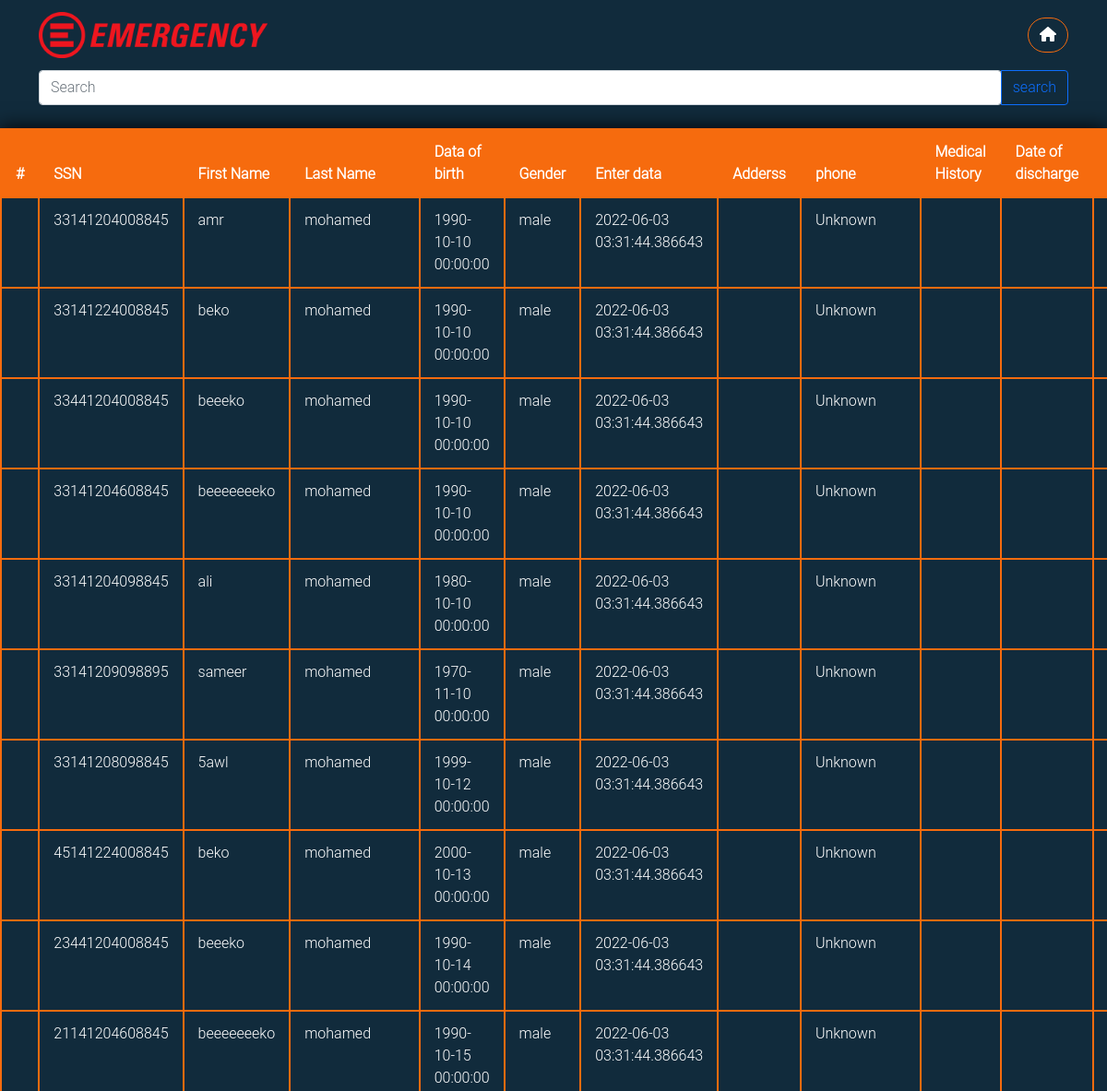
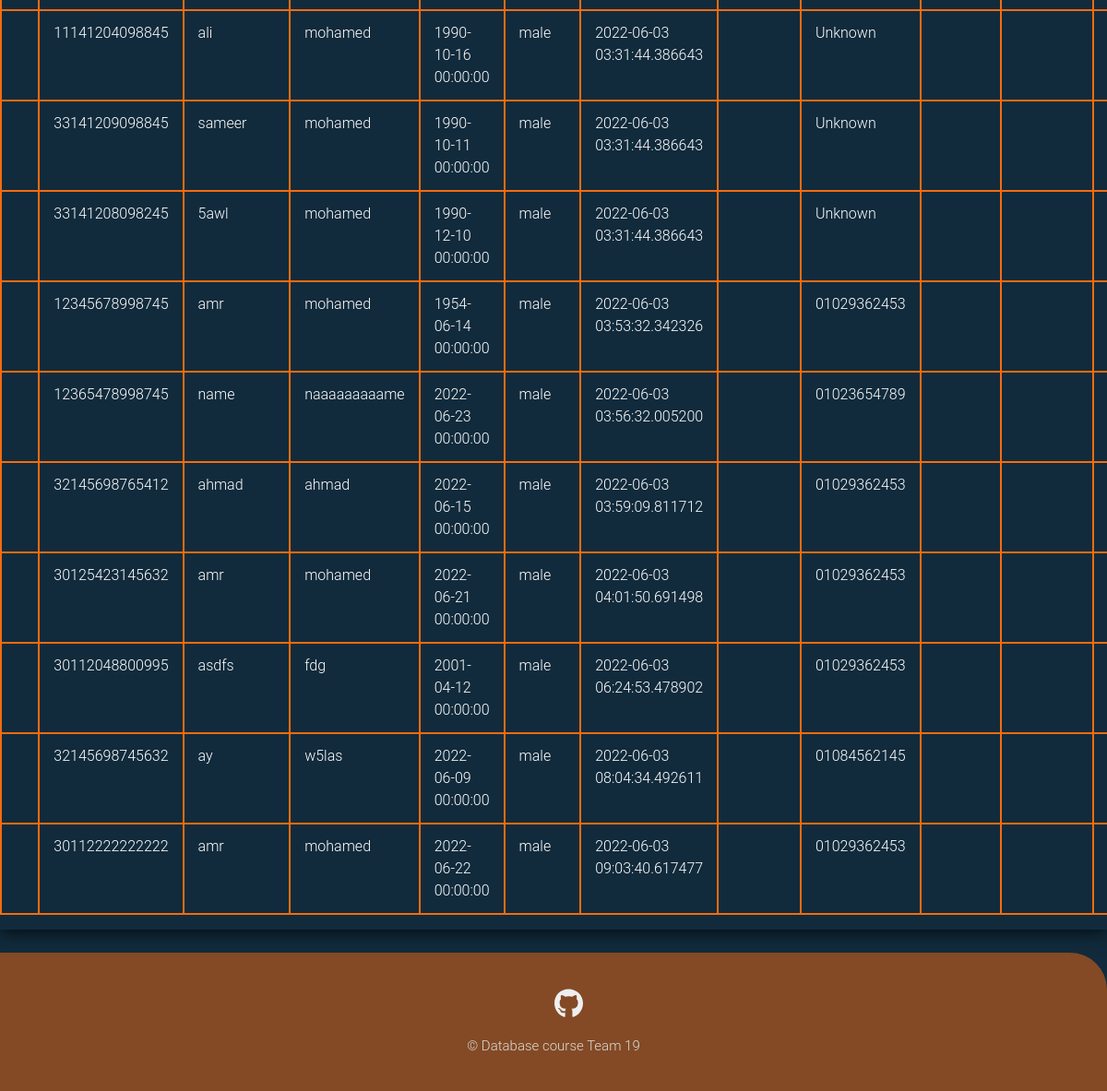
The app's page /patients_table (signed in) with its own data (2 pictures, top to bottom).
### emergencydebartment/models.py (models this page shows, shortened)
class User(db.Model, UserMixin):
    __tablename__ = 'user_table'
    id = db.Column(db.Integer, primary_key=True)
    ssn = db.Column(db.Integer, unique=True,nullable=False)
    Fname = db.Column(db.String(20),nullable=False)
    Sname = db.Column(db.String(20))
    Lname = db.Column(db.String(20),nullable=False)
    gender = db.Column(db.String(6),nullable=False)
    phone = db.Column(db.String(11), default='Unknown')
    address = db.Column(db.String(70), default='Unknown')
    birth_date = db.Column(db.DateTime,nullable=False)
    user_role = db.Column(db.String(15), nullable=False, default='Patient')
    password = db.Column(db.String(61),nullable=False)

class Patient(User):
    id = db.Column(db.Integer, db.ForeignKey('user_table.id'),primary_key=True)
    date =  db.Column(db.DateTime, default = datetime.utcnow) #date of registeration
    report = db.relationship('Report',  backref='patient', lazy=True, foreign_keys = 'Report.patient_id')
    email = db.Column(db.String(20),unique=True)

class User(db.Model, UserMixin):
    __tablename__ = 'user_table'
    id = db.Column(db.Integer, primary_key=True)
    ssn = db.Column(db.Integer, unique=True,nullable=False)
    Fname = db.Column(db.String(20),nullable=False)
    Sname = db.Column(db.String(20))
    Lname = db.Column(db.String(20),nullable=False)
    gender = db.Column(db.String(6),nullable=False)
    phone = db.Column(db.String(11), default='Unknown')
    address = db.Column(db.String(70), default='Unknown')
    birth_date = db.Column(db.DateTime,nullable=False)
    user_role = db.Column(db.String(15), nullable=False, default='Patient')
    password = db.Column(db.String(61),nullable=False)

### emergencydebartment/routes.py (the view)
@app.route("/patients_table")
@login_required(role = 'Admin')
def ptable():
    table = Patient.query.all()
    if request.method == 'POST':
        print('pri')
    return render_template('patients_table.html', table = table)

### emergencydebartment/models.py (called while the page is built)
@login_manager.user_loader
def load_user(user_id):
    return User.query.get(int(user_id))

### emergencydebartment/routes.py (called while the page is built)
def login_required(role="ANY"):
    def wrapper(fn):
        @wraps(fn)
        def decorated_view(*args, **kwargs):
            if not current_user.is_authenticated:
              return login_manager.unauthorized()
            if current_user.user_role != 'Admin':
                if ((current_user.user_role != role) and (role != "ANY")):
                    return login_manager.unauthorized()
            return fn(*args, **kwargs)
        return decorated_view
    return wrapper

### emergencydebartment/templates/patients_table.html (shortened to what this page needs)
<!DOCTYPE html>
<html lang="en">
<head>
    <link rel="stylesheet" href="../static/styles/all.min.css">
    <link rel="stylesheet" href="../static/styles/bootstrap.min.css">
    <link rel="stylesheet" href="../static/styles/login.css">
    <link rel="stylesheet" href="../static/styles/table.css">
</head>
    <body>
        <nav class="navbar navbar-expand-lg sticky-top">
            <div class="container">
                <a class="navbar-brand" href="{{ url_for('home') }}">
                    <img src="../static/images/Emergency_(NGO)_logo.svg.png" alt="Emergency" height="50 px">
                </a>
                    <a href="{{ url_for('home') }}" class="log-out btn btn-primary rounded-pill main-btn ms-1"><i class="fa-solid fa-house"></i></a>
                </div>
        </nav>
        <div >
            <form method="POST" class="container search-field">
                <div class="input-group">
                    <input type="search" class="form-control rounded" placeholder="Search" aria-label="Search" aria-describedby="search-addon" />
                    <button type="button" class="btn btn-outline-primary">search</button>
                  </div>
            </form>
        </div>
        <div class="content">
                <div class="content-table ">
                    <div class="scrollme">
                        <table class="table table-bordered table-responsive">
                            <thead>
                                <tr >
                                    <th scope="col" >#</th>
                                    <th scope="col">SSN</th>
                                    <th scope="col">First Name</th>
                                    <th scope="col" >Last Name</th>
                                    <th scope="col" >Data of birth</th>
                                    <th scope="col" >Gender</th>
                                    <th scope="col" >Enter data</th>
                                    <th scope="col" >Adderss</th>
                                    <th scope="col" >phone</th>
                                    <th scope="col" >Medical History</th>
                                    <th scope="col" >Date of discharge</th>
                                    <th scope="col" >Refer departemnt</th>
                                </tr>
                            </thead>
                            <tbody>
                            {% for patient in table %}
                                <tr>
                                    <th scope="row"></th>
                                    <td>{{patient.ssn}}</td>
                                    <td>{{patient.Fname}}</td>
                                    <td>{{patient.Lname}}</td>
                                    <td>{{patient.birth_date}}</td>
                                    <td>{{patient.gender}}</td>
                                    <td>{{patient.date}}</td>
                                    <td>{{patient.adderss}}</td>
                                    <td>{{patient.phone}}</td>
                                    <td>{{patient.report.statement}}</td>
                                    <td>{{patient.report.date}}</td>
                                    <td>
                                    </td>
                                </tr>
                                {% endfor %}
                            </tbody>
                        </table>
                    </div>
                </div>
                    </div>
        <section class="foot">
            <footer>
                <ul class="social_icon">
                    <li><a href="#"><i class="fa-brands fa-github"></i></a></li>
                </ul>
                <p style="font-size: 15px; color: var(--gray-color)">&copy; Database course Team 19</p>
            </footer>
        </section>
    </body>
</html>

### emergencydebartment/static/styles/login.css (style rules this page uses)
:root { --blue-color: #112B3C; --orange-color:#F66B0E; --blue-off-color:#205375; --white-off-color:#EFEFEF; --gray-color:#DDDDDD; }
html, body { height: 100%; font-family: 'Roboto Light',sans-serif; background-color: var(--blue-color); }
.navbar { background-color: var(--blue-color); }
.navbar .log-out { background: none; border: solid 1px var(--orange-color); transition: 0.5s; margin-left: 10px; }
footer { position: relative; width: 100%; background-color:rgba(246, 107, 14,50%) ; height: 150px; padding: 30px 50px; display: flex; justify-content: center; align-items: center; flex-direction: column; border-top-right-radius: 40px; }
footer .social_icon, footer .mn { position:relative; display:flex; justify-content:center; align-items:center; margin:10px 0; flex-wrap: wrap; }
footer .social_icon li, footer .mn li { list-style: none; }
footer .social_icon li a { font-size: 2em; color: var(--white-off-color); margin: 0 10px; display: inline-block; transition: 0.5s; }

### emergencydebartment/static/styles/table.css (style rules this page uses)
.content { min-height: 70vh; display: flex; align-items: center; justify-content: center; }
.content-table { border-collapse: collapse; margin: 25px 0; min-width: 400px; max-width: 1400px; min-height: 200px; box-shadow: 0 0 20px rgb(0, 0, 0.15); overflow-x: auto; }
.content-table thead tr { background-color: #f66b0e; color: white; text-align: left; font-weight: bold; border: 2px solid #f66b0e; }
.content-table th, .content-table td { padding: 12px 15px; color: white; border: 2px solid #f66b0e; }

### records on screen
Patient: ssn "33141204008845", Fname "amr", Lname "mohamed", birth_date "1990-10-10 00:00:00", gender "male", date "2022-06-03 03:31:44.386643", phone "Unknown"
Patient: ssn "33141224008845", Fname "beko", Lname "mohamed", birth_date "1990-10-10 00:00:00", gender "male", date "2022-06-03 03:31:44.386643", phone "Unknown"
Patient: ssn "33441204008845", Fname "beeeko", Lname "mohamed", birth_date "1990-10-10 00:00:00", gender "male", date "2022-06-03 03:31:44.386643", phone "Unknown"
Patient: ssn "33141204608845", Fname "beeeeeeeko", Lname "mohamed", birth_date "1990-10-10 00:00:00", gender "male", date "2022-06-03 03:31:44.386643", phone "Unknown"
Patient: ssn "33141204098845", Fname "ali", Lname "mohamed", birth_date "1980-10-10 00:00:00", gender "male", date "2022-06-03 03:31:44.386643", phone "Unknown"
Patient: ssn "33141209098895", Fname "sameer", Lname "mohamed", birth_date "1970-11-10 00:00:00", gender "male", date "2022-06-03 03:31:44.386643", phone "Unknown"
Patient: ssn "33141208098845", Fname "5awl", Lname "mohamed", birth_date "1999-10-12 00:00:00", gender "male", date "2022-06-03 03:31:44.386643", phone "Unknown"
Patient: ssn "45141224008845", Fname "beko", Lname "mohamed", birth_date "2000-10-13 00:00:00", gender "male", date "2022-06-03 03:31:44.386643", phone "Unknown"
Patient: ssn "23441204008845", Fname "beeeko", Lname "mohamed", birth_date "1990-10-14 00:00:00", gender "male", date "2022-06-03 03:31:44.386643", phone "Unknown"
Patient: ssn "21141204608845", Fname "beeeeeeeko", Lname "mohamed", birth_date "1990-10-15 00:00:00", gender "male", date "2022-06-03 03:31:44.386643", phone "Unknown"
Patient: ssn "11141204098845", Fname "ali", Lname "mohamed", birth_date "1990-10-16 00:00:00", gender "male", date "2022-06-03 03:31:44.386643", phone "Unknown"
Patient: ssn "33141209098845", Fname "sameer", Lname "mohamed", birth_date "1990-10-11 00:00:00", gender "male", date "2022-06-03 03:31:44.386643", phone "Unknown"
Patient: ssn "33141208098245", Fname "5awl", Lname "mohamed", birth_date "1990-12-10 00:00:00", gender "male", date "2022-06-03 03:31:44.386643", phone "Unknown"
Patient: ssn "12345678998745", Fname "amr", Lname "mohamed", birth_date "1954-06-14 00:00:00", gender "male", date "2022-06-03 03:53:32.342326", phone "01029362453"
Patient: ssn "12365478998745", Fname "name", Lname "naaaaaaaaame", birth_date "2022-06-23 00:00:00", gender "male", date "2022-06-03 03:56:32.005200", phone "01023654789"
Patient: ssn "32145698765412", Fname "ahmad", Lname "ahmad", birth_date "2022-06-15 00:00:00", gender "male", date "2022-06-03 03:59:09.811712", phone "01029362453"
Patient: ssn "30125423145632", Fname "amr", Lname "mohamed", birth_date "2022-06-21 00:00:00", gender "male", date "2022-06-03 04:01:50.691498", phone "01029362453"
Patient: ssn "30112048800995", Fname "asdfs", Lname "fdg", birth_date "2001-04-12 00:00:00", gender "male", date "2022-06-03 06:24:53.478902", phone "01029362453"
Patient: ssn "32145698745632", Fname "ay", Lname "w5las", birth_date "2022-06-09 00:00:00", gender "male", date "2022-06-03 08:04:34.492611", phone "01084562145"
Patient: ssn "30112222222222", Fname "amr", Lname "mohamed", birth_date "2022-06-22 00:00:00", gender "male", date "2022-06-03 09:03:40.617477", phone "01029362453"
